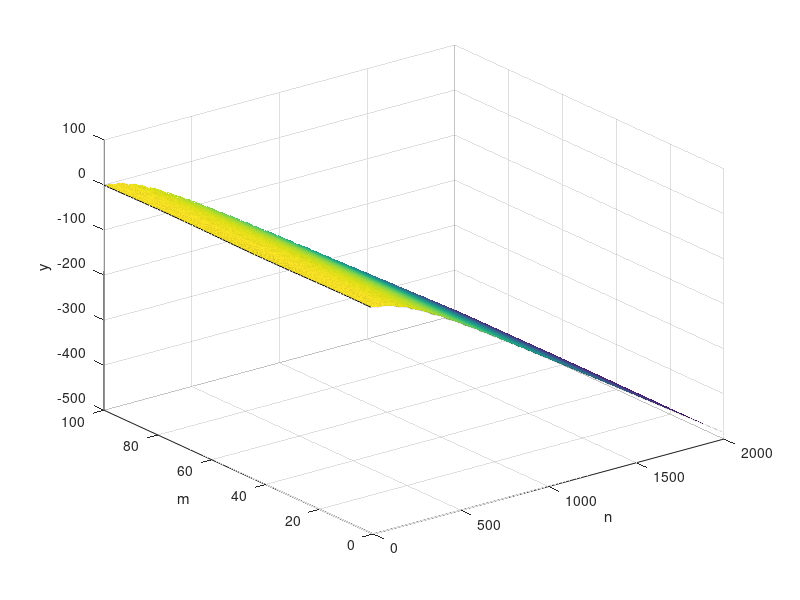
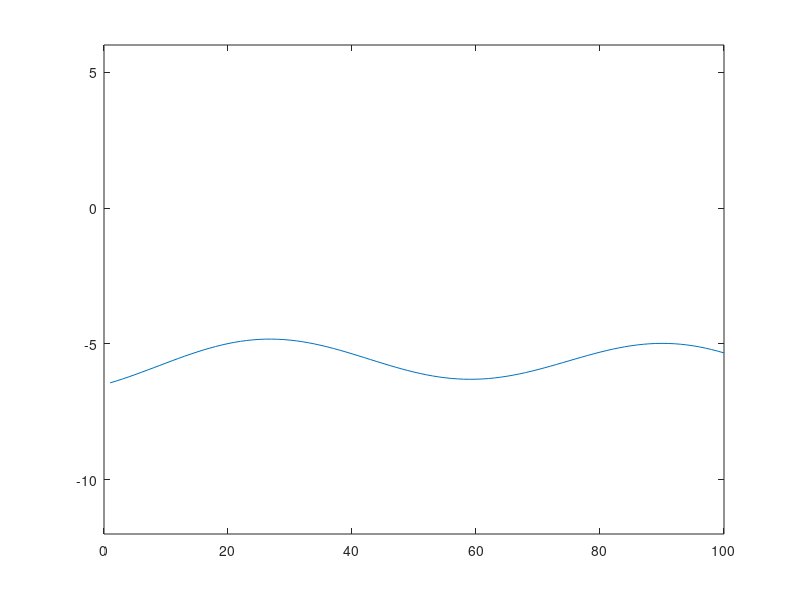

These figures' MATLAB source, in order:
% Constants start

% Linear mass density (u)
linear_mass_density = 0.01;

% Tension force (T)
tension_force = 100;

% viscous damping coefficent [N*s/m]
b = 0.5;

% String length (L)
string_length = 1;

%Matrix
M = 100;
N = 2000;

% Constants end

beta = b / 2 / linear_mass_density;
x = linspace(0, string_length, M)';
velocity = sqrt(tension_force / linear_mass_density);
dx = x(2) - x(1);
dt = dx / velocity;
p = (velocity * dt / dx)^2;
q = 1 + beta * dt;
u = 1 - beta * dt;

% boundary conditions
% (l, r) Dirichlet condition
% (h, k) Neumann condition

% Neumann - Neumann
s = sin(3 * pi * x + pi / 4);
g = ones(M, 1);
h = 3 * pi * cos(pi * (1/4 + 3 * 0)) * ones(1, N);
k = 3 * pi * cos(pi * (1/4 + 3 * string_length)) * ones(1, N);

f(:, 1) = s;
f(1, 2) = p * (f(2, 1) - f(1, 1) - dx * h(1)) + f(1, 1) +u * dt * g(1);
f(2:M - 1, 2) = p / 2 * (f(3:M, 1) - 2 * f(2:M - 1, 1) + f(1:M - 2, 1)) + f(2:M - 1, 1) + u * dt * g(2:M - 1);
f(M, 2) = p * (dx * k(2) - f(M, 1) + f(M - 1, 1)) + f(M, 1) + u * dt * g(M);

for n = 2:N - 1
    f(1, n + 1) = 2 * p / q * (f(2, n) - f(1, n) - dx * h(n)) + 2 / q * f(1, n) - u / q * f(1, n - 1);
    f(2:M - 1, n + 1) = (1 / q) * p * (f(3:M, n) - 2 * f(2:M - 1, n) + f(1:M - 2, n)) + 2 * (1 / q) * f(2:M - 1, n) - (u / q) * f(2:M - 1, n - 1);
    f(M, n + 1) = (1 / q) * p * 2 * (dx * k(n) - f(M, n) + f(M - 1, n)) + 2 * (1 / q) * f(M, n) - (u / q) * f(M, n - 1);
end

plot_x = 0:1 / (M - 1):1;
plot_y = 0:1 / (M - 1):1;

figure(1)
surf(f);
zlabel('y');
xlabel('n');
ylabel('m');

% equilibrium is not possible as two neumanns are different

X = 1:M;
fig = figure(3);
axh = axes('Parent', fig);
i = 1;
ph = plot(axh, X, f(:, i));
xlim([0 M]);
ylim([-12 6]);

while i < M
    i = i + 1;
    set(ph, 'YData', f(:, i));
    pause(0.1)
end
